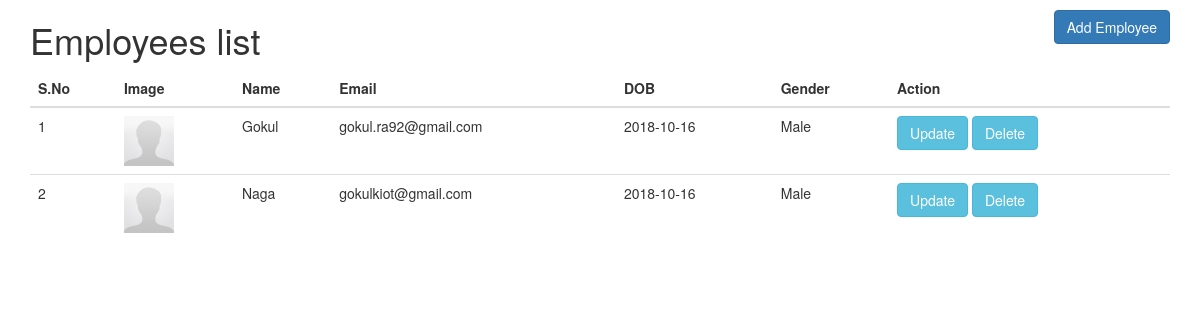
Page /index.php/employee on the earlier database version.
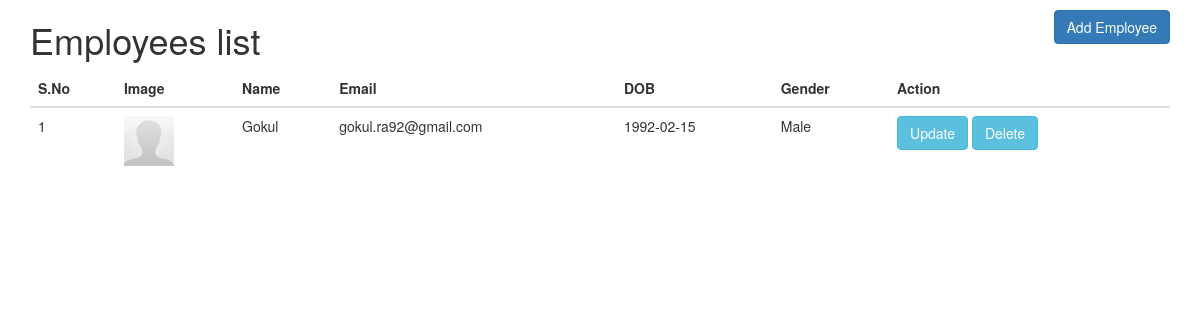
Same page on the later database version.
### tables this page shows
CREATE TABLE `employeedetails` (
  `empId` int(11) NOT NULL,
  `empName` varchar(255) NOT NULL,
  `empEmail` varchar(255) NOT NULL,
  `empPswd` varchar(255) NOT NULL,
  `empDob` date NOT NULL,
  `empGender` int(11) NOT NULL DEFAULT '1',
  `empImgPath` text NOT NULL
);

### application/controllers/Employee.php (called while the page is built, shortened)
<?php
class Employee extends CI_Controller {
    public function __construct() {
        $this->load->model("Employee_model");
        $this->load->helper('url');
    }
    public function index() {
        $data['employees'] = $this->Employee_model->listData('employeedetails');
        $this->load->view('employeeList', $data);
    }
}

### index.php (called while the page is built, shortened)
<?php
require_once BASEPATH.'core/CodeIgniter.php';

### application/models/Employee_model.php (called while the page is built, shortened)
<?php
class Employee_model extends CI_Model {
    public function listData($table, $where = [])
    {
        $this->db->from($table);
        $this->db->where($where);
        return $this->db->get()->result_array();
    }
}

### application/views/employeeList.php (the view, shortened to what this page needs)
<!doctype html>
<html lang="en">
    <head>
        <link href="<?= base_url(); ?>assets/bootstrap.min.css" rel="stylesheet" type="text/css"/>
    </head>
    <body>
        <div class="container">
            <div class="pull-right" style="margin-top: 10px;">
                <a href="<?= base_url(); ?>Employee/addEmployee" class="btn btn-primary">Add Employee</a>
            </div>
            <h1>Employees list</h1>
            <div class="table-responsive">
                <table class="table">
                    <thead>
                        <tr>
                            <th>S.No</th>
                            <th>Image</th>
                            <th>Name</th>
                            <th>Email</th>
                            <th>DOB</th>
                            <th>Gender</th>
                            <th>Action</th>
                        </tr>
                    </thead>
                    <tbody>
                        <?php
                        if (count($employees) > 0) {
                            $i = 1;
                            foreach ($employees as $employee) {
                                $img = base_url() . $employee['empImgPath'];
                                if (empty($employee['empImgPath']) || !@getimagesize($img)) {
                                    $img = base_url() . '/assets/default.jpg';
                                }
                                $gender = ($employee['empGender']) ? 'Male' : 'Female';
                                echo "<tr id='emp_" . $employee['empId'] . "'>
                                    <td>" . $i . "</td>
                                    <td><img src='" . $img . "' style='width: 50px; height: auto;'></td>
                                    <td>" . $employee['empName'] . "</td>
                                    <td>" . $employee['empEmail'] . "</td>
                                    <td>" . $employee['empDob'] . "</td>
                                    <td>" . $gender . "</td>
                                    <td>
                                        <button type='button' class='btn btn-info' onclick='getEmployee(" . $employee['empId'] . ")'>Update</button>
                                        <button type='button' class='btn btn-info' onclick='deleteEmployee(" . $employee['empId'] . ")'>Delete</button>
                                    </td>
                                </tr>";
                                $i++;
                            }
                        }
                        ?>
                </table>
            </div>
        </div>
    </body>
</html>

Differences in the rows shown:
removed employeedetails: empName "Naga", empEmail "gokulkiot@gmail.com", empDob "2018-10-16", empGender "Male"
changed employeedetails "Gokul": empDob "2018-10-16" → "1992-02-15"
